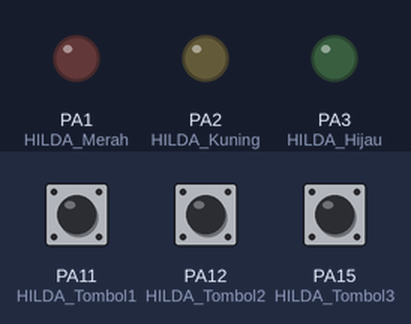
Bench run of a sketch on a simulated STM32 Blue Pill. On the bench: output pins drawn as LEDs (lit = HIGH). Dashed ring = blinking. Inputs (shaded band) come from the test bench; at power-on: PA11 (HILDA_Tombol1) LOW, PA12 (HILDA_Tombol2) LOW, PA15 (HILDA_Tombol3) LOW. What the sketch prints to the serial monitor is not drawn.

Above: at 1.2 s.
1.3 s: PA11 (HILDA_Tombol1) pulled HIGH for 1 s
At 1.55 s:
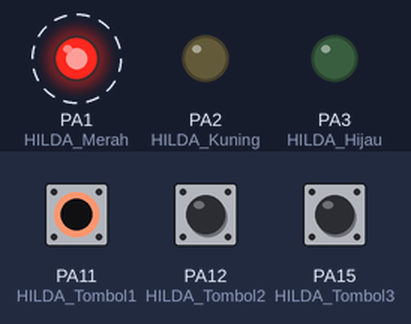
4.3 s: PA12 (HILDA_Tombol2) pulled HIGH for 3.2 s
At 4.55 s:
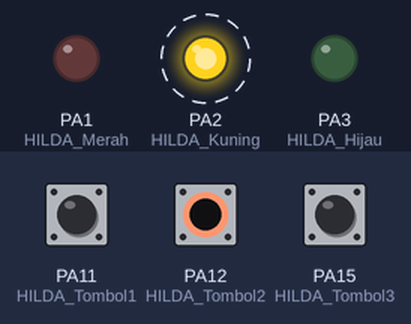
9.0 s: PA15 (HILDA_Tombol3) pulled HIGH for 0.15 s
At 9.5 s:
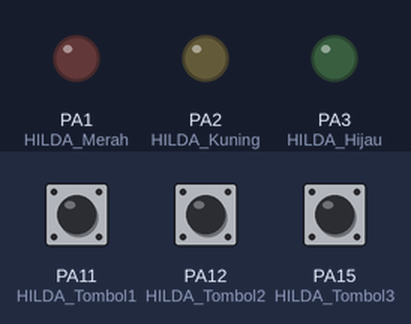
10.6 s: PA15 (HILDA_Tombol3) pulled HIGH for 3.2 s
At 10.85 s:
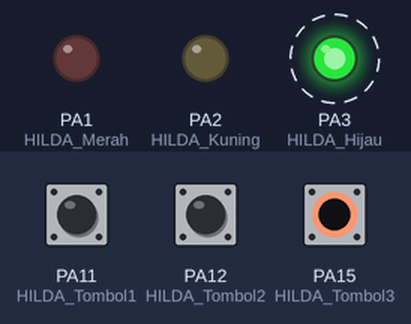
15.3 s: PA11 (HILDA_Tombol1) pulled HIGH for 3.2 s
At 19.4 s:
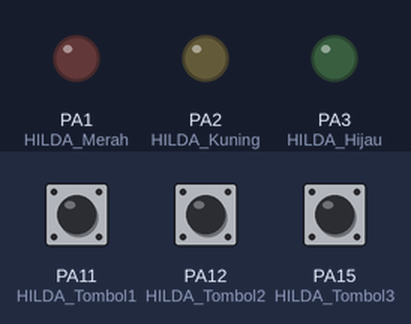
21.5 s: PA11 (HILDA_Tombol1) driven HIGH and PA12 (HILDA_Tombol2) driven HIGH
At 21.7 s:
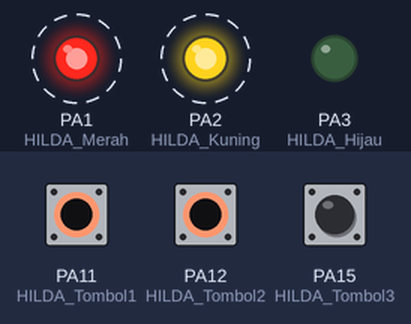
Timing chart, 0 to 25.5 s (numbered marks = the images above; inputs shaded):
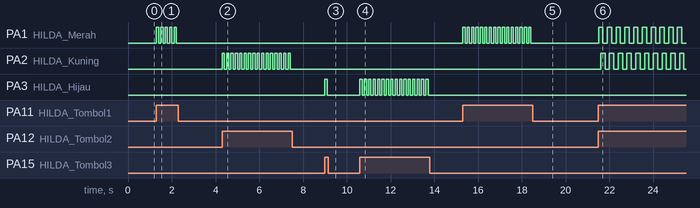

The sketch:

STM32_KUNCI_PM.ino
```cpp
 //INISIALISASI

int HILDA_Tombol1=PA11;
int HILDA_Tombol2=PA12;
int HILDA_Tombol3=PA15;

int HILDA_Merah=PA1;
int HILDA_Kuning=PA2;
int HILDA_Hijau=PA3;

int Kunci1=0;
int Kunci2=0;
int Kunci3=0;

void setup() {
  Serial.begin(9600);

  pinMode(HILDA_Tombol1,INPUT);
  pinMode(HILDA_Tombol2,INPUT);
  pinMode(HILDA_Tombol3,INPUT);

  pinMode(HILDA_Merah,OUTPUT);
  pinMode(HILDA_Kuning,OUTPUT);
  pinMode(HILDA_Hijau,OUTPUT);
}

void loop() {

 //BACA DATA
  int bacaHILDA_Tombol1=digitalRead(HILDA_Tombol1);
  int bacaHILDA_Tombol2=digitalRead(HILDA_Tombol2);
  int bacaHILDA_Tombol3=digitalRead(HILDA_Tombol3);

 //PRINT SERIAL
  Serial.print("HILDA_Tombol1 :")  ; Serial.print(bacaHILDA_Tombol1);
  Serial.print("| HILDA_Tombol2 :"); Serial.print(bacaHILDA_Tombol2);
  Serial.print("| HILDA_Tombol3 :"); Serial.print(bacaHILDA_Tombol3);
  Serial.println();

 //LOGIKA

 //LOGIKA HILDA_TOMBOL1
 if(bacaHILDA_Tombol1==1 and Kunci1==0){
 digitalWrite(HILDA_Merah,HIGH);
 Kunci1=1;
 delay(100);
 }else if(bacaHILDA_Tombol1==1 and Kunci1==1){
 digitalWrite(HILDA_Merah,LOW);
 Kunci1=0;
 delay(100);
 }

 //LOGIKA HILDA_TOMBOL2
 if(bacaHILDA_Tombol2==1 and Kunci2==0){
 digitalWrite(HILDA_Kuning,HIGH);
 Kunci2=1;
 delay(100);
 }else if(bacaHILDA_Tombol2==1 and Kunci2==1){
 digitalWrite(HILDA_Kuning,LOW);
 Kunci2=0;
 delay(100);
 }

 //LOGIKA HILDA_TOMBOL3
 if(bacaHILDA_Tombol3==1 and Kunci3==0){
 digitalWrite(HILDA_Hijau,HIGH);
 Kunci3=1;
 delay(100);
 }else if(bacaHILDA_Tombol3==1 and Kunci3==1){
 digitalWrite(HILDA_Hijau,LOW);
 Kunci3=0;
 delay(100);
 }
}
```

Measured:
- after the input at 1.3 s, PA1 (HILDA_Merah): alternates HIGH for 0.10 s and LOW for 0.10 s, 10 changes in all, then stays LOW, starting at once
- after the input at 4.3 s, PA2 (HILDA_Kuning): alternates HIGH for 0.10 s and LOW for 0.10 s, 32 changes in all, then stays LOW, starting at once
- after the input at 9.0 s, PA3 (HILDA_Hijau): LOW → HIGH at once, → LOW 0.10 s later
- after the input at 10.6 s, PA3 (HILDA_Hijau): alternates HIGH for 0.10 s and LOW for 0.10 s, 32 changes in all, then stays LOW, starting at once
- after the input at 15.3 s, PA1 (HILDA_Merah): alternates HIGH for 0.10 s and LOW for 0.10 s, 32 changes in all, then stays LOW, starting at once
- after the input at 21.5 s, PA1 (HILDA_Merah): alternates HIGH for 0.20 s and LOW for 0.20 s, starting at once; PA2 (HILDA_Kuning): alternates HIGH for 0.20 s and LOW for 0.20 s, starting after 0.10 s
